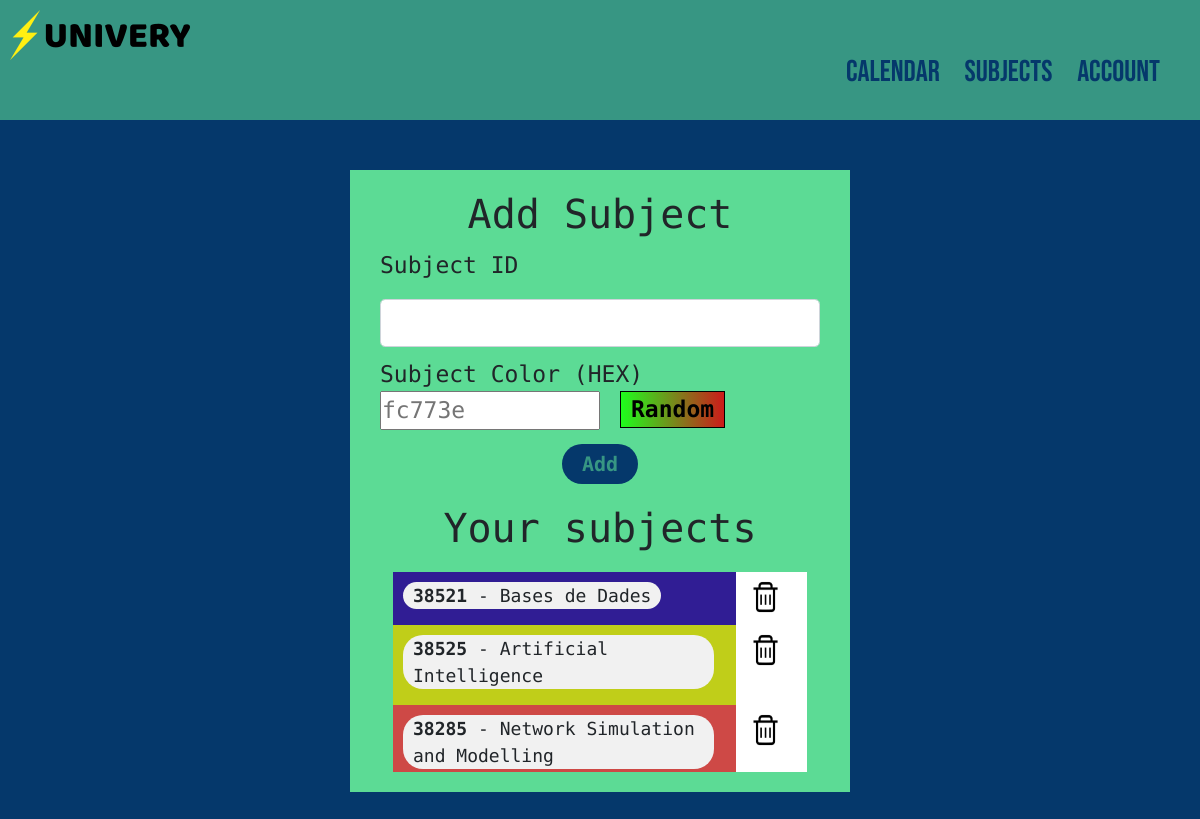
/subjects (signed in), run on the app's committed database.
### app/models.py (models this page shows, shortened)
class UserSubject(db.Model):
    __tablename__ = 'userSubject'
    subject_id = db.Column(db.String(15), db.ForeignKey('subject.identification'), primary_key=True)
    user_id = db.Column(db.Integer, db.ForeignKey('user.id'), primary_key=True)
    color = db.Column(db.String(10), nullable=False, default="#000")
    subject = db.relationship("Subject", back_populates="users")
    user = db.relationship("User", back_populates="subjects")

class Subject(db.Model):
    identification = db.Column(db.String(15), nullable=False, primary_key=True)
    name = db.Column(db.String(70), nullable=False)
    users = db.relationship("UserSubject", back_populates="subject")
    deliveries = db.relationship('Delivery', backref='subject', lazy=True)

### app/subjects/routes.py (the view, shortened to what this page needs)
@subjects.route("/subjects", methods=['GET', 'POST'])
@login_required
def subjects_page():
    form = AddSubjectForm()
    return render_template('subject/add-subject.html', title="Subjects", form=form)

### app/subjects/forms.py (shortened to what this page needs)
class AddSubjectForm(FlaskForm):
    subject_id = StringField('Subject ID',
        validators=[DataRequired(), Length(max=15)])
    subject_color = StringField('Subject Color (HEX)',
        validators=[DataRequired(), Length(max=10)])
    submit = SubmitField('Add')

### app/models.py (called while the page is built)
@login_manager.user_loader
def load_user(user_id):
    return User.query.get(int(user_id))

### app/templates/subject/add-subject.html (shortened to what this page needs)
{% extends "base.html" %}
{% block content %}
<div class="form-page">
    <div class="form-box">
        <form method="POST" action="">
            <h1 class="form-title">Add Subject</h1>
            <div class="form-group form-element">
                <p>{{ form.subject_id.label(class="form-control-label") }}</p>
                {% if form.subject_id.errors %}
                {{ form.subject_id(class="form-control form-control-lg is-invalid") }}
                <div class="invalid-feedback">
                    {% for error in form.subject_id.errors %}
                    <span>{{ error }}</span>
                    {% endfor %}
                </div>
                {% else %}
                {{ form.subject_id(class="form-control form-control-lg") }}
                {% endif %}
            </div>
            <div class="form-group form-element">
                {{ form.subject_color.label(class="form-control-label full") }}
                {% if form.subject_color.errors %}
                {{ form.subject_color(id="color-content", placeholder="fc773e", class="half-left is-invalid") }}
                <div class="invalid-feedback">
                    {% for error in form.subject_color.errors %}
                    <span>{{ error }}</span>
                    {% endfor %}
                </div>
                {% else %}
                {{ form.subject_color(id="color-content", placeholder="fc773e", class="half-left") }}
                {% endif %}
                <div onclick="randomColor()" class="half-left random-button">
                    <p>Random</p>
                </div>
            </div>
            <div class="form-button sm-margin">
                {{ form.submit(class="button") }}
            </div>
            <h1 class="form-title">Your subjects</h1>
            <div class="your-subjects">
                {% for subject in current_user.subjects %}
                <div class="subject-box row">
                    <div class="subject-name" style="flex:10;background-color: {{subject.color}};">
                        <p><b>{{subject.subject.identification}}</b> - {{subject.subject.name}}</p>
                    </div>
                    <div class="subject-action" style="flex:1;">
                        <a href="{{url_for('subjects.subject_remove', id=subject.subject.identification)}}"><img src="/static/web_pics/remove.png" alt="" srcset=""></a>
                    </div>
                </div>
                {% endfor %}
            </div>
        </form>
    </div>
</div>
{% endblock content %}

### app/static/main.css (style rules this page uses)
* { margin: 0; padding: 0; -webkit-box-sizing: border-box; box-sizing: border-box; }
.half-left { width: 50%; float: left; }
.full { width: 100%; }
.sm-margin { padding-bottom: 20px; }
.button { font-size: 20px; color: #379683; background-color: #05386b; border: none; border-radius: 20px; width: -webkit-fit-content; width: -moz-fit-content; width: fit-content; padding: 5px 20px; font-weight: 600; }
.random-button p { width: -webkit-fit-content; width: -moz-fit-content; width: fit-content; color: black; border: black 1px solid; font-weight: bold; margin-left: 20px; padding: 0 10px; background: #1efd1d; background: -webkit-gradient(linear, left top, right top, from(#1efd1d), to(#cd1a1a)); background: linear-gradient(90deg, #1efd1d 0%, #cd1a1a 100%); cursor: pointer; }
.form-page { height: -webkit-fit-content; height: -moz-fit-content; height: fit-content; width: 100%; padding-top: 50px; padding-bottom: 30px; }
.form-box { width: calc(min(500px, 88%)); height: -webkit-fit-content; height: -moz-fit-content; height: fit-content; margin: 0 auto; background-color: #5cdb95; padding: 20px; font-family: "Xanh Mono", monospace; }
.form-title { text-align: center; }
.form-element { font-size: 23px; margin: 10px; }
.form-button { margin: 0 auto; width: -webkit-fit-content; width: -moz-fit-content; width: fit-content; border-radius: 20px; }
.your-subjects { background-color: white; width: 90%; margin: 0 auto; overflow-y: scroll; height: 200px; margin-top: 20px; }
.subject-name p { background-color: #f1f1f1; width: -webkit-fit-content; width: -moz-fit-content; width: fit-content; margin-top: 10px; border-radius: 20px; padding: 0 10px; margin-left: 10px; margin-right: 10px; font-size: 18px; }
.subject-action { display: inline-block; vertical-align: middle; }
.subject-action img { width: 35px; height: 40px; margin-top: 15%; }
.subject-box { height: -webkit-fit-content; height: -moz-fit-content; height: fit-content; }
.row { display: -webkit-box; display: -ms-flexbox; display: flex; width: 100%; }

### data on the page
UserSubject: subject.identification "38521", subject.name "Bases de Dades"
UserSubject: subject.identification "38525", subject.name "Artificial Intelligence"
UserSubject: subject.identification "38285", subject.name "Network Simulation and Modelling"
